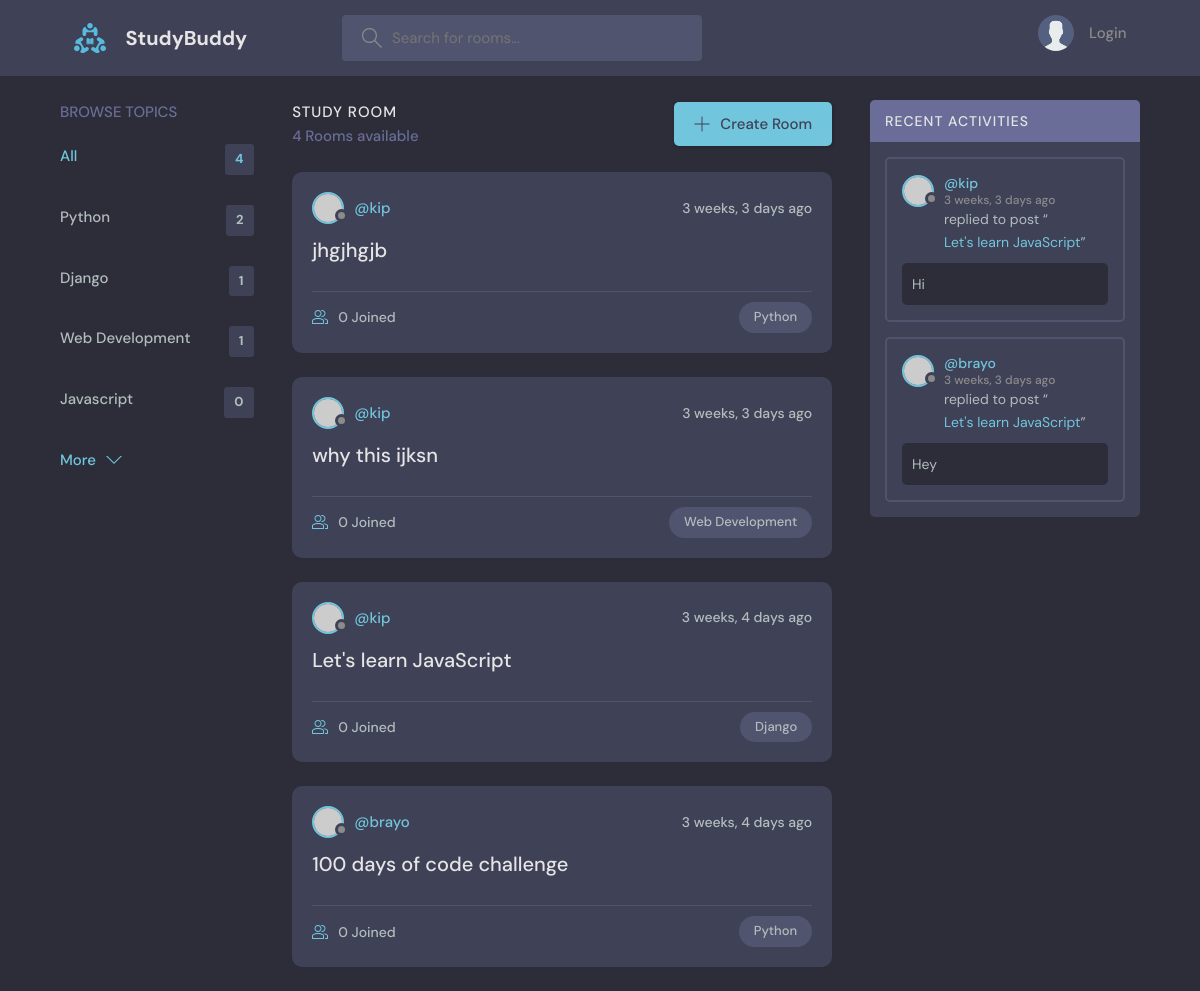
The app's page /, older data.
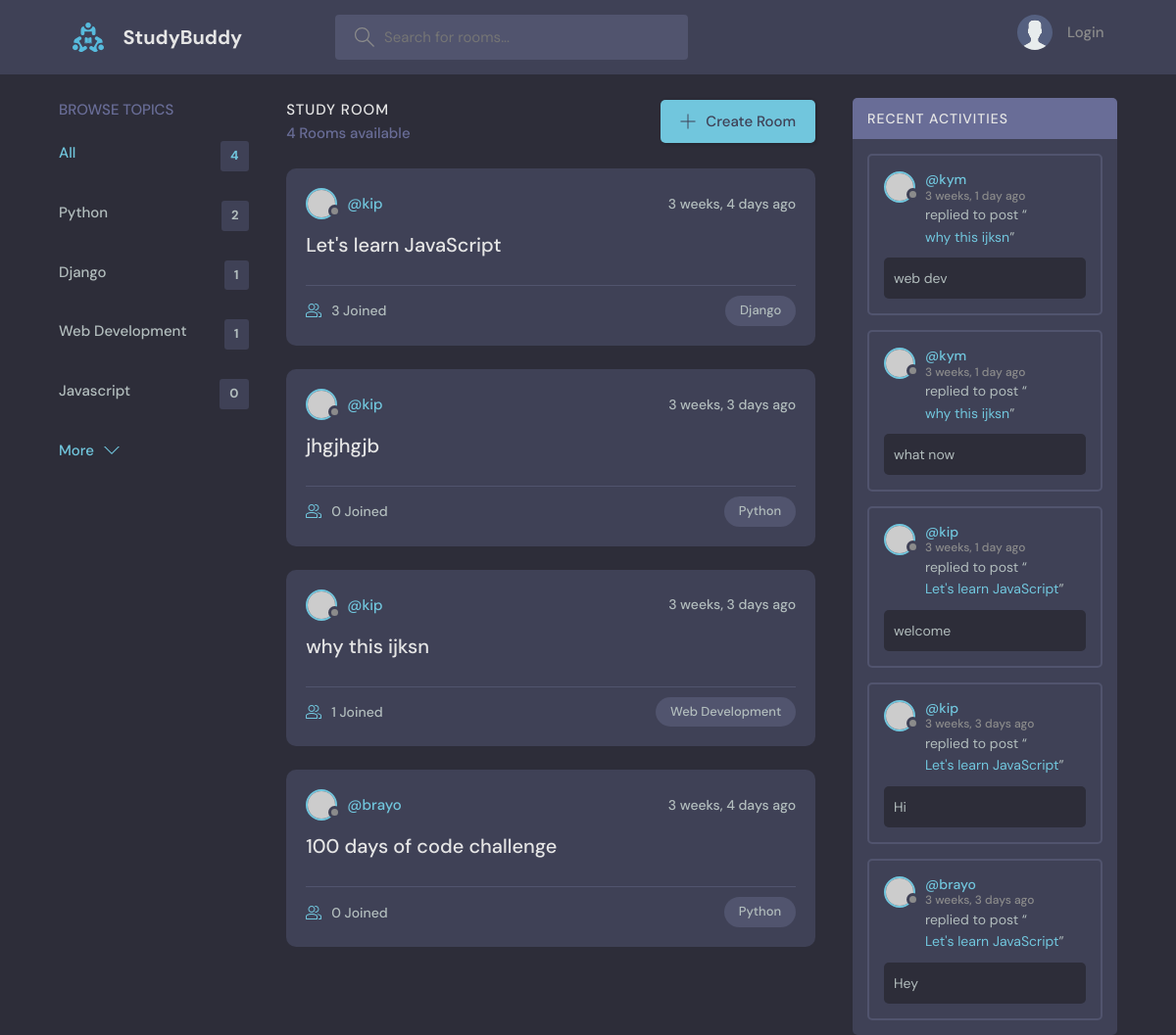
The same page, newer data.
### base/models.py (models this page shows, shortened)
class Topic(models.Model):
    name=models.CharField(max_length=200)

class Room(models.Model):
    host=models.ForeignKey(User,on_delete=models.SET_NULL,null=True)
    topic=models.ForeignKey(Topic,on_delete=models.SET_NULL,null=True)
    name=models.CharField(max_length=200)
    description=models.TextField(null=True, blank=True)
    participants=models.ManyToManyField(User,related_name='participants',blank=True)
    updated=models.DateTimeField(auto_now=True)
    created=models.DateTimeField(auto_now_add=True)
    class Meta:
        ordering=['-updated','-created']
    def __str__(self):
        return self.name

class Message(models.Model):
    user=models.ForeignKey(User,on_delete=models.CASCADE)
    room=models.ForeignKey(Room,on_delete=models.CASCADE)
    body=models.TextField()
    updated=models.DateTimeField(auto_now=True)
    created=models.DateTimeField(auto_now_add=True)
    class Meta:
       ordering=['-updated','-created']

### base/views.py (the view)
# urls.py: path('',views.home,name="home"),
def home(request):
    q=request.GET.get('q')  if request.GET.get('q') != None else ''
    rooms = Room.objects.filter(
        Q(topic__name__icontains=q)|
        Q(name__icontains=q)|
        Q(description__icontains=q)
        )
    topics=Topic.objects.all()[0:5]
    room_count=rooms.count()
    room_messages=Message.objects.filter(Q(room__topic__name__icontains=q))
    context={'rooms':rooms,'topics':topics,'room_messages':room_messages,'room_count':room_count}
    return render(request,'base/home.html',context)

### base/templates/base/home.html (shortened to what this page needs)
{%extends 'main.html'%}
{% block content %}
    <main class="layout layout--3">
      <div class="container">
        {%include 'base/topics_component.html'%}
        <div class="roomList">
          <div class="roomList__header">
            <div>
              <h2>Study Room</h2>
              <p>{{room_count}} Rooms available</p>
            </div>
            <a class="btn btn--main" href="{% url 'create-room'%}">
              <svg version="1.1" xmlns="http://www.w3.org/2000/svg" width="32" height="32" viewBox="0 0 32 32">
                <title>add</title>
                <path
                  d="M16.943 0.943h-1.885v14.115h-14.115v1.885h14.115v14.115h1.885v-14.115h14.115v-1.885h-14.115v-14.115z"
                ></path>
              </svg>
              Create Room
            </a>
          </div>
          {%include 'base/feed_component.html'%}
        </div>
        {%include 'base/activity_component.html'%}
      </div>
    </main>
    {% endblock %}

### base/templates/base/topics_component.html
<div class="topics">
   <div class="topics__header">
     <h2>Browse Topics</h2>
   </div>
   <ul class="topics__list">
     <li>
       <a href="{% url 'home' %}" class="active">All <span>{{topics.count}}</span></a>
     </li>
     {%for topic in topics%}
     <li>
       <a href="{% url 'home' %}?q={{topic.name}}">{{topic.name}}<span>{{topic.room_set.all.count}}</span></a>
     </li>
     {%endfor%}
   </ul>
   <a class="btn btn--link" href="{% url 'topics'%}">
     More
     <svg version="1.1" xmlns="http://www.w3.org/2000/svg" width="32" height="32" viewBox="0 0 32 32">
       <title>chevron-down</title>
       <path d="M16 21l-13-13h-3l16 16 16-16h-3l-13 13z"></path>
     </svg>
   </a>
 </div>

### base/templates/base/feed_component.html (shortened to what this page needs)
{% for room in rooms%}
<div class="roomListRoom">
   <div class="roomListRoom__header">
     <a href="{% url 'user-profile' room.host.id %}" class="roomListRoom__author">
       <div class="avatar avatar--small">
         <img src="https://randomuser.me/api/portraits/women/11.jpg" />
       </div>
       <span>@{{room.host.username}}</span>
     </a>
     <div class="roomListRoom__actions">
       <span>{{room.created|timesince}} ago</span>
     </div>
   </div>
   <div class="roomListRoom__content">
     <a href="{%url 'room' room.id%}">{{room.name}}</a>
   </div>
   <div class="roomListRoom__meta">
     <a href="{%url 'room' room.id%}" class="roomListRoom__joined">
       {{room.participants.all.count}} Joined
     </a>
     <p class="roomListRoom__topic">{{room.topic.name}}</p>
   </div>
 </div>
 {% endfor %}

### base/templates/base/activity_component.html (shortened to what this page needs)
<div class="activities">
    <div class="activities__header">
      <h2>Recent Activities</h2>
    </div>
{%for message in room_messages%}
    <div class="activities__box">
      <div class="activities__boxHeader roomListRoom__header">
        <a href="{%url 'user-profile' message.user.id%}" class="roomListRoom__author">
          <div class="avatar avatar--small">
            <img src="https://randomuser.me/api/portraits/women/11.jpg" />
          </div>
          <p>
            @{{message.user}}
            <span>{{message.created|timesince}} ago</span>
          </p>
        </a>
      </div>
      <div class="activities__boxContent">
        <p>replied to post “<a href="{%url 'room' message.room.id%}">{{message.room}}</a>”</p>
        <div class="activities__boxRoomContent">
          {{message.body}}
        </div>
      </div>
    </div>
    {%endfor%}
  </div>

Row changes from the older to the newer data that the page shows:
changed Room "Let's learn JavaScript": participants.all.count "0" → "3"; moves up the list
computed for Room "why this ijksn": participants.all.count "0" → "1"
added Message: user "kym", created "3 weeks, 1 day", room "why this ijksn", body "web dev"
added Message: user "kym", created "3 weeks, 1 day", room "why this ijksn", body "what now"
added Message: user "kip", created "3 weeks, 1 day", room "Let's learn JavaScript", body "welcome"
